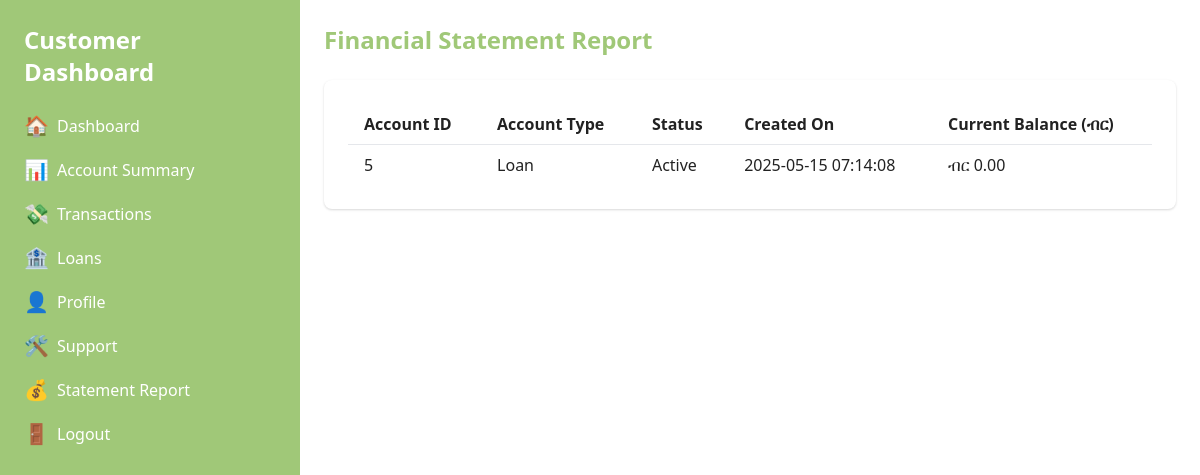
Screenshot of /financial_statement_report.php (signed in) with the database file from the repository.
### tables this page shows
CREATE TABLE FinancialStatements (
    statement_id INT PRIMARY KEY AUTO_INCREMENT,
    customer_id INT NOT NULL,
    account_id INT NOT NULL,
    balance DECIMAL(10,2) NOT NULL,
    generated_at TIMESTAMP DEFAULT CURRENT_TIMESTAMP,
    FOREIGN KEY (customer_id) REFERENCES Customers(customer_id),
    FOREIGN KEY (account_id) REFERENCES Accounts(account_id)
);

CREATE TABLE Accounts (
    account_id INT PRIMARY KEY AUTO_INCREMENT,
    customer_id INT NOT NULL,
    account_type ENUM('Savings', 'Loan') NOT NULL,
    balance DECIMAL(10,2) DEFAULT 0,
    status ENUM('Active', 'Closed') DEFAULT 'Active',
    created_at TIMESTAMP DEFAULT CURRENT_TIMESTAMP,
    FOREIGN KEY (customer_id) REFERENCES Customers(customer_id)
);

### financial_statement_report.php (the view, shortened to what this page needs)
<?php
require 'db_connection.php';
$customer_id = $_SESSION['user_id'];
$sql = "SELECT
            FS.customer_id,
            FS.account_id,
            FS.balance,
            A.account_type,
            A.status,
            A.created_at AS account_created
        FROM FinancialStatements FS
        JOIN Accounts A ON FS.account_id = A.account_id
        WHERE FS.customer_id = ?";
$stmt = $conn->prepare($sql);
$stmt->bind_param("i", $customer_id);
$stmt->execute();
$result = $stmt->get_result();
$statements = [];
while ($row = $result->fetch_assoc()) {
    $statements[] = $row;
}
?>
<!DOCTYPE html>
<html lang="en">
<head>
    <link href="https://cdn.jsdelivr.net/npm/tailwindcss@2.2.16/dist/tailwind.min.css" rel="stylesheet" />
    <link href="styles.css" rel="stylesheet" />
</head>
<body class="bg-2 text-color2">
    <div class="hidden md:flex md:h-screen">
        <aside class="hidden md:block md:w-1/4 bg-primary text-white max-h-screen p-6 sticky top-0">
            <h2 class="text-2xl font-bold mb-6">Customer Dashboard</h2>
            <nav>
                <ul>
                    <li class="mb-4">
                        <a href="customer_dashboard.php" class="hover:text-color3 flex items-center">
                            <span class="mr-2 text-xl">🏠</span>Dashboard
                        </a>
                    </li>
                    <li class="mb-4">
                        <a href="account_summary.php" class="hover:text-color3 flex items-center">
                            <span class="mr-2 text-xl">📊</span>Account Summary
                        </a>
                    </li>
                    <li class="mb-4">
                        <a href="transactions.php" class="hover:text-color3 flex items-center">
                            <span class="mr-2 text-xl">💸</span>Transactions
                        </a>
                    </li>
                    <li class="mb-4">
                        <a href="loans.php" class="hover:text-color3 flex items-center">
                            <span class="mr-2 text-xl">🏦</span>Loans
                        </a>
                    </li>
                    <li class="mb-4">
                        <a href="customer_profile.php" class="hover:text-color3 flex items-center">
                            <span class="mr-2 text-xl">👤</span>Profile
                        </a>
                    </li>
                    <li class="mb-4">
                        <a href="support.php" class="hover:text-color3 flex items-center">
                            <span class="mr-2 text-xl">🛠</span>Support
                        </a>
                    </li>
                    <li class="mb-4">
                        <a href="financial_statement_report.php" class="hover:text-color3 flex items-center">
                            <span class="mr-2 text-xl">💰</span>Statement Report
                        </a>
                    </li>
                    <li class="mb-4">
                        <a href="logout.php" class="hover:text-color3 flex items-center">
                            <span class="mr-2 text-xl">🚪</span>Logout
                        </a>
                    </li>
                </ul>
            </nav>
        </aside>
        <main class="w-full md:w-3/4 p-6">
            <h1 class="text-2xl font-bold text-color3 mb-6">Financial Statement Report</h1>
            <?php if (empty($statements)): ?>
            <div class="bg-white p-6 rounded-lg shadow text-center">
                <p>No financial statements available.</p>
            </div>
            <?php else: ?>
            <div class="bg-white p-6 rounded-lg shadow overflow-x-auto">
                <table class="min-w-full divide-y divide-gray-200">
                    <thead class="bg-2">
                        <tr>
                            <th class="px-4 py-2 text-left text-color2">Account ID</th>
                            <th class="px-4 py-2 text-left text-color2">Account Type</th>
                            <th class="px-4 py-2 text-left text-color2">Status</th>
                            <th class="px-4 py-2 text-left text-color2">Created On</th>
                            <th class="px-4 py-2 text-left text-color2">Current Balance (ብር)</th>
                        </tr>
                    </thead>
                    <tbody class="bg-white divide-y divide-gray-200">
                        <?php foreach ($statements as $record): ?>
                        <tr>
                            <td class="px-4 py-2"><?php echo htmlspecialchars($record['account_id']); ?></td>
                            <td class="px-4 py-2"><?php echo htmlspecialchars($record['account_type']); ?></td>
                            <td class="px-4 py-2"><?php echo htmlspecialchars($record['status']); ?></td>
                            <td class="px-4 py-2"><?php echo htmlspecialchars($record['account_created']); ?></td>
                            <td class="px-4 py-2">ብር <?php echo number_format($record['balance'], 2); ?></td>
                        </tr>
                        <?php endforeach; ?>
                    </tbody>
                </table>
            </div>
            <?php endif; ?>
        </main>
    </div>
</body>
</html>

### styles.css (style rules this page uses)
:root { --primary-color: #a0c878; --secondary-color: #ddeb9d; --color2-color: #fafge9; --color3-color: #fffdfg; --color4-color: #333; --color5-color: #222; }
.bg-primary { background-color: var(--primary-color); }
.bg-2 { background-color: var(--color2-color); }
.text-color2 { color: var(--color5-color); }
.text-color3 { color: var(--primary-color); }
body { background-color: var(--color3-color); }

### rows the page displays
financialstatements: account "5", account.account_type "Loan", account.status "Active", account.created_at "2025-05-15 07:14:08", balance "0.00"
